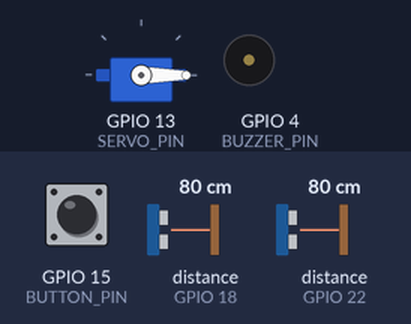
Recording of a sketch running on a simulated ESP32. Parts: servo, buzzer (waves = sounding, pin HIGH). Wiring (inferred from the names in the program): 2 × ultrasonic range finder: trigger GPIO 5, echo GPIO 18 / trigger GPIO 21, echo GPIO 22. The test bench sets the inputs (shaded band); at power-on: distance to the obstacle (sensors on GPIO 18, GPIO 22) 80 cm, GPIO 15 (BUTTON_PIN) HIGH. The echo pulse lasts 58.3 µs per cm; WiFi joins after 1.5 s; servers stay silent unless stated; pins used as bus, display or sensor lines are not drawn; what the sketch prints to the serial monitor is not drawn.

Above: at 2.7 s.
2.8 s: distance to the obstacle (sensor on GPIO 18) set to 23 cm
4.3 s: distance to the obstacle (sensor on GPIO 18) set to 18 cm
At 4.8 s:
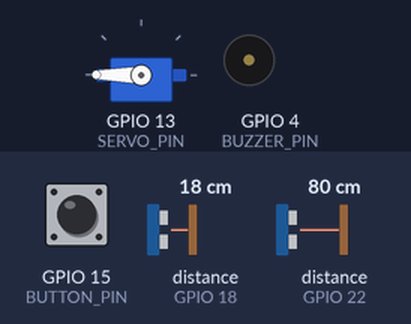
5.8 s: distance to the obstacle (sensor on GPIO 22) set to 9 cm
8.8 s: distance to the obstacle (sensor on GPIO 22) set to 6 cm
At 9.9 s:
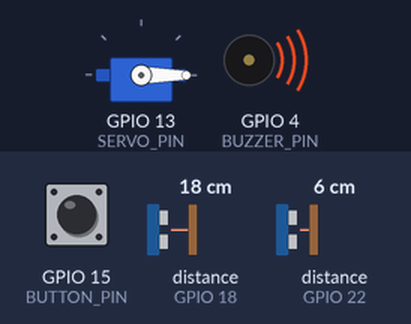
Timing chart, 0 to 11.3 s (numbered marks = the images above; inputs shaded):
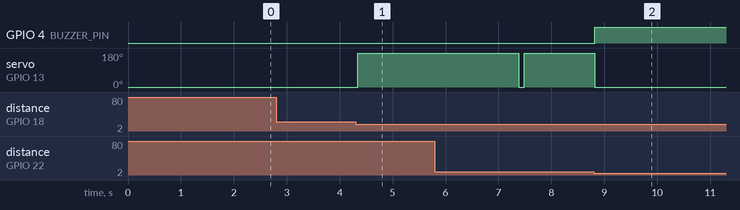

Measured:
- the behaviour switches between 21 and 20 cm on distance to the obstacle (sensor on GPIO 18) (found by bisection; images 0 and 1)
- the behaviour switches between 8 and 7 cm on distance to the obstacle (sensor on GPIO 22) (found by bisection; images 1 and 2)
- after the input at 2.8 s, every drawn part: stays the same
- after the input at 4.3 s, servo on GPIO 13 (SERVO_PIN): 0° → 180° at once
- after the input at 8.8 s, GPIO 4 (BUZZER_PIN): LOW → HIGH at once

The sketch:

smart_dustbin.ino
```cpp
#include <WiFi.h>
#include <WebServer.h>
#include <ESP32Servo.h>

// Pin Definitions
#define TRIG_PIN 5
#define ECHO_PIN 18
#define TRIG_FILL_PIN 21
#define ECHO_FILL_PIN 22
#define SERVO_PIN 13
#define BUZZER_PIN 4
#define BUTTON_PIN 15

// Calibration Constants
const float BIN_HEIGHT = 17.75; // Distance when empty (in cm)
const float FULL_DISTANCE = 5.3; // Distance when full (in cm)

const char* ssid = "Prachi";
const char* password = "YourPassword";

WebServer server(80);
Servo dustbinLid;

float fillLevel = 0;
bool lidOpen = false;
unsigned long lidOpenTime = 0;
const unsigned long lidDelay = 3000; // milliseconds

bool isFullAlertPrinted = false;
bool isLidOpenedAlertPrinted = false;

// CORS setup
void addCORS() {
  server.sendHeader("Access-Control-Allow-Origin", "*");
  server.sendHeader("Access-Control-Allow-Methods", "GET, POST, OPTIONS");
  server.sendHeader("Access-Control-Allow-Headers", "Content-Type");
}

void handleOptions() {
  addCORS();
  server.send(204);
}

void setup() {
  Serial.begin(115200);

  pinMode(TRIG_PIN, OUTPUT);
  pinMode(ECHO_PIN, INPUT);
  pinMode(TRIG_FILL_PIN, OUTPUT);
  pinMode(ECHO_FILL_PIN, INPUT);
  pinMode(BUZZER_PIN, OUTPUT);
  pinMode(BUTTON_PIN, INPUT_PULLUP);
  digitalWrite(BUZZER_PIN, LOW);

  dustbinLid.attach(SERVO_PIN);
  dustbinLid.write(0);  // Start with lid closed

  // Connect to WiFi
  WiFi.begin(ssid, password);
  int attempts = 0;
  while (WiFi.status() != WL_CONNECTED) {
    delay(500);
    if (++attempts > 20) {
      ESP.restart();
    }
  }

  // REST API Endpoints
  server.on("/fill", HTTP_GET, []() {
    addCORS();
    server.send(200, "text/plain", String((int)fillLevel));
  });

  server.on("/lid/open", HTTP_POST, []() {
    addCORS();
    if (fillLevel < 80) {
      openLid();
      server.send(200, "text/plain", "Lid opened (manual)");
    } else {
      server.send(403, "text/plain", "Bin is full. Cannot open lid.");
    }
  });

  server.on("/lid/close", HTTP_POST, []() {
    addCORS();
    closeLid();
    server.send(200, "text/plain", "Lid closed");
  });

  // CORS Preflight
  server.on("/fill", HTTP_OPTIONS, handleOptions);
  server.on("/lid/open", HTTP_OPTIONS, handleOptions);
  server.on("/lid/close", HTTP_OPTIONS, handleOptions);

  server.begin();
}

void loop() {
  server.handleClient();

  // Read Fill Level
  float fillDistance = getDistance(TRIG_FILL_PIN, ECHO_FILL_PIN);
  if (fillDistance > 0 && fillDistance <= BIN_HEIGHT) {
    float range = BIN_HEIGHT - FULL_DISTANCE;
    float rawFill = ((BIN_HEIGHT - fillDistance) / range) * 100.0;
    fillLevel = constrain(rawFill, 0.0, 100.0);
  } else {
    fillLevel = 0;
  }

  // Print Distance and Fill Level
  Serial.print("📏 Distance: ");
  Serial.print(fillDistance);
  Serial.print(" cm | Fill Level: ");
  Serial.print(fillLevel);
  Serial.println(" %");

  // Full bin alert
  if (fillLevel >= 80 && !isFullAlertPrinted) {
    digitalWrite(BUZZER_PIN, HIGH);
    closeLid();
    Serial.println("🚨 Alert: Dustbin is full!");
    isFullAlertPrinted = true;
  } else if (fillLevel < 80) {
    digitalWrite(BUZZER_PIN, LOW);
    isFullAlertPrinted = false;
  }

  // Proximity sensor open
  float objectDistance = getDistance(TRIG_PIN, ECHO_PIN);
  if (objectDistance > 0 && objectDistance < 20 && !lidOpen && fillLevel < 80 && !isLidOpenedAlertPrinted) {
    openLid();
    Serial.println("🟢 Lid opened: proximity sensor triggered");
    isLidOpenedAlertPrinted = true;
  }

  // Button press open
  if (digitalRead(BUTTON_PIN) == LOW && !lidOpen && fillLevel < 80 && !isLidOpenedAlertPrinted) {
    openLid();
    Serial.println("🟢 Lid opened: manual button");
    delay(300); // Debounce
    isLidOpenedAlertPrinted = true;
  }

  // Auto-close lid
  if (lidOpen && millis() - lidOpenTime > lidDelay) {
    closeLid();
  }

  if (!lidOpen) {
    isLidOpenedAlertPrinted = false;
  }

  delay(100);
}

float getDistance(int trigPin, int echoPin) {
  digitalWrite(trigPin, LOW);
  delayMicroseconds(2);
  digitalWrite(trigPin, HIGH);
  delayMicroseconds(10);
  digitalWrite(trigPin, LOW);
  long duration = pulseIn(echoPin, HIGH, 30000); // 30 ms timeout
  if (duration == 0) return -1;
  float distance = (duration * 0.0343) / 2;
  return distance > 0 ? distance : -1;
}

void openLid() {
  dustbinLid.write(180);
  lidOpen = true;
  lidOpenTime = millis();
}

void closeLid() {
  dustbinLid.write(0);
  lidOpen = false;
}
```
